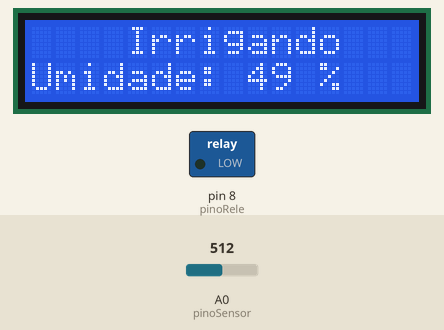
Simulated run of this sketch. Board: Arduino Uno, built with avr-gcc and run on an emulated ATmega328P. On the bench: 16×2 character LCD, switched loads named in the sketch (green lamp = pin HIGH). The inputs (shaded band) are chosen by the test bench; at power-on: A0 (pinoSensor) = 512. What the sketch prints to the serial monitor is not drawn.

Above: at 1.2 s.
1.3 s: A0 (pinoSensor) set to 320
At 3.0 s:
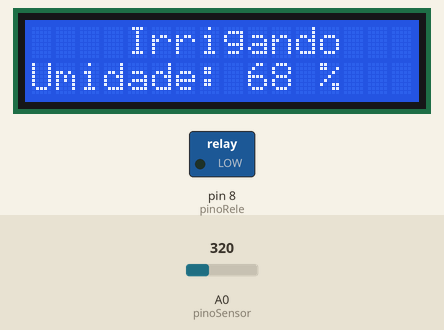
3.6 s: A0 (pinoSensor) set to 306
At 4.5 s:
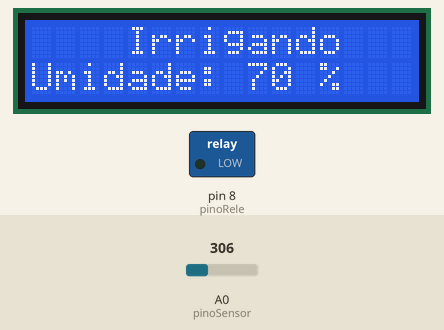
5.7 s: A0 (pinoSensor) set to 340
At 53.9 s:
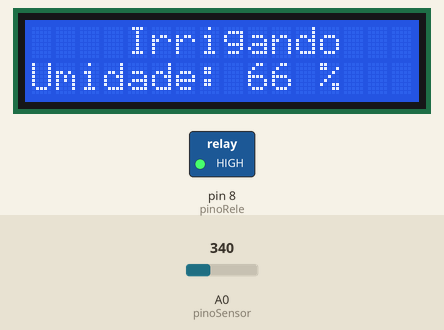
Timing chart, 0 to 54.2 s (numbered marks = the images above; inputs shaded):
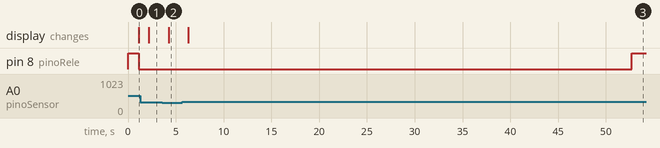

Measured:
- after the input at 1.3 s, the display: changes after 0.87 s (image 1)
- after the input at 3.6 s, the display: changes after 0.64 s (image 2)
- after the input at 5.7 s, the display: changes after 0.60 s (image 3)

The sketch:

Save3.ino
```cpp
/* ******************** Rega Automática do Manual do Mundo ********************
   Criado por: Anderson Harayashiki Moreira
   Rev.: 01
   Data: 13.03.2019

   Guia de conexão:
   LCD I2C: 0x27
   Sensor de umidade do solo A0: Pino A0
   Módulo Relé (Válvula): Pino 8

   Este código utiliza a biblioteca LiquidCrystal_I2C

 ***************************************************************************** */

// inclui a biblioteca:
#include <LiquidCrystal_I2C.h>

// define o endereço e o tamanho do Display LCD I2C
LiquidCrystal_I2C lcd(0x27, 16, 2);

// variáveis do programa
const int pinoSensor = A0;
const int pinoRele = 8; // Alterado para pinoRele
const int limiarSeco = 330; // Limite de umidade abaixo do qual é considerado desidratado
const int tempoRega = 50; // Tempo de rega em segundos
int umidadeSolo = 0;

void setup() {
  pinMode(pinoRele, OUTPUT);
  // Desliga a válvula
  digitalWrite(pinoRele, HIGH);
  // inicializa o Display LCD
  lcd.begin(16, 2);
  lcd.backlight(); // Liga o backlight do LCD
  // Exibe a mensagem no Display LCD.
  lcd.print(" Rega do Manual ");
  Serial.begin(9600);
}

void loop() {
  // Faz a leitura do sensor de umidade do solo
  umidadeSolo = analogRead(pinoSensor);
  int umidadePercent = map(umidadeSolo, 1023, 0, 0, 100);

  // Atualiza a primeira linha com a umidade
  lcd.setCursor(0, 1);
  lcd.print("Umidade: ");
  lcd.print(umidadePercent);
  lcd.print(" %    ");

  // Exibe o nível bruto no console
  Serial.print("Nível de umidade (raw): ");
  Serial.println(umidadeSolo);

  // Espera um segundo
  delay(1000);

  // Verifica se a umidade está abaixo de 70%
  if (umidadePercent < 70) {
    // Exibe a mensagem "Desidratado"
    lcd.setCursor(0, 0); // Muda para a linha superior
    lcd.print(" Desidratado  ");

    // Liga a válvula
    digitalWrite(pinoRele, LOW);

    // Durante a irrigação, monitora a umidade
    for (int t = 0; t < tempoRega; t++) {
      umidadeSolo = analogRead(pinoSensor);
      umidadePercent = map(umidadeSolo, 1023, 0, 0, 100);

      // Atualiza a primeira linha com a umidade
      lcd.setCursor(0, 1);
      lcd.print("Umidade: ");
      lcd.print(umidadePercent);
      lcd.print(" %    ");

      // Exibe a mensagem "Irrigando"
      lcd.setCursor(0, 0); // Muda para a linha superior
      lcd.print("    Irrigando   ");

      // Exibe o nível bruto no console
      Serial.print("Nível de umidade (raw): ");
      Serial.println(umidadeSolo);

      // Espera um segundo
      delay(1000);
    }

    digitalWrite(pinoRele, HIGH); // Desliga a bomba após o tempo de irrigação

    // Verifica a umidade novamente após regar
    verificarUmidade();
  } else {
    // Exibe a mensagem "Hidratado"
    lcd.setCursor(0, 0); // Muda para a linha superior
    lcd.print("   Hidratado  ");
    // Espera um tempo antes da próxima leitura
    delay(3000);
  }
}

// Função para verificar a umidade após regar
void verificarUmidade() {
  // Lê e exibe a umidade novamente
  for (int i = 0; i < 5; i++) {
    umidadeSolo = analogRead(pinoSensor);
    int umidadePercent = map(umidadeSolo, 1023, 0, 0, 100);

    // Atualiza a primeira linha com a umidade
    lcd.setCursor(0, 1);
    lcd.print("Umidade: ");
    lcd.print(umidadePercent);
    lcd.print(" %    ");

    // Exibe o nível bruto no console
    Serial.print("Nível de umidade (raw): ");
    Serial.println(umidadeSolo);

    // Espera um segundo
    delay(1000);
  }
}
```
